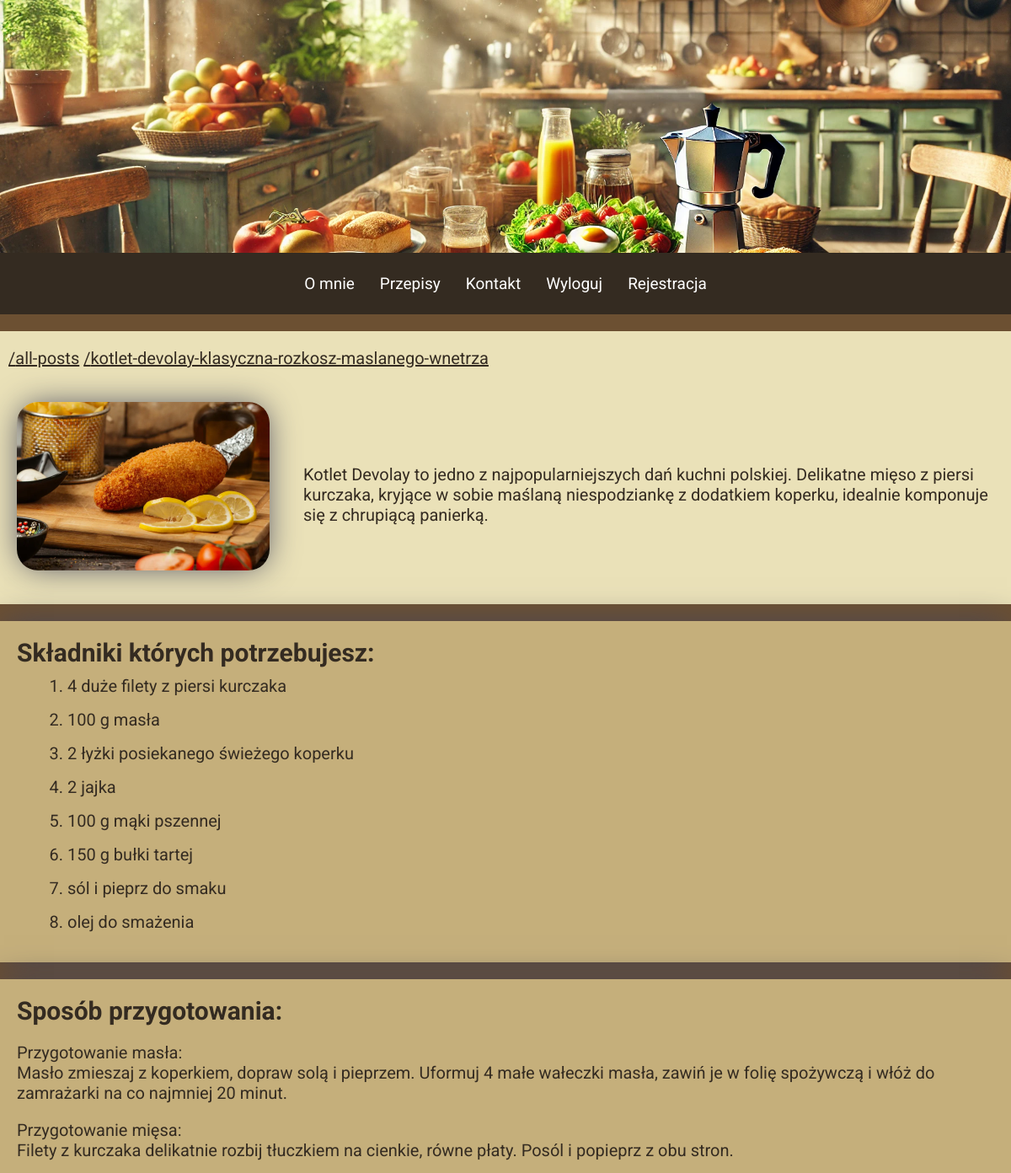
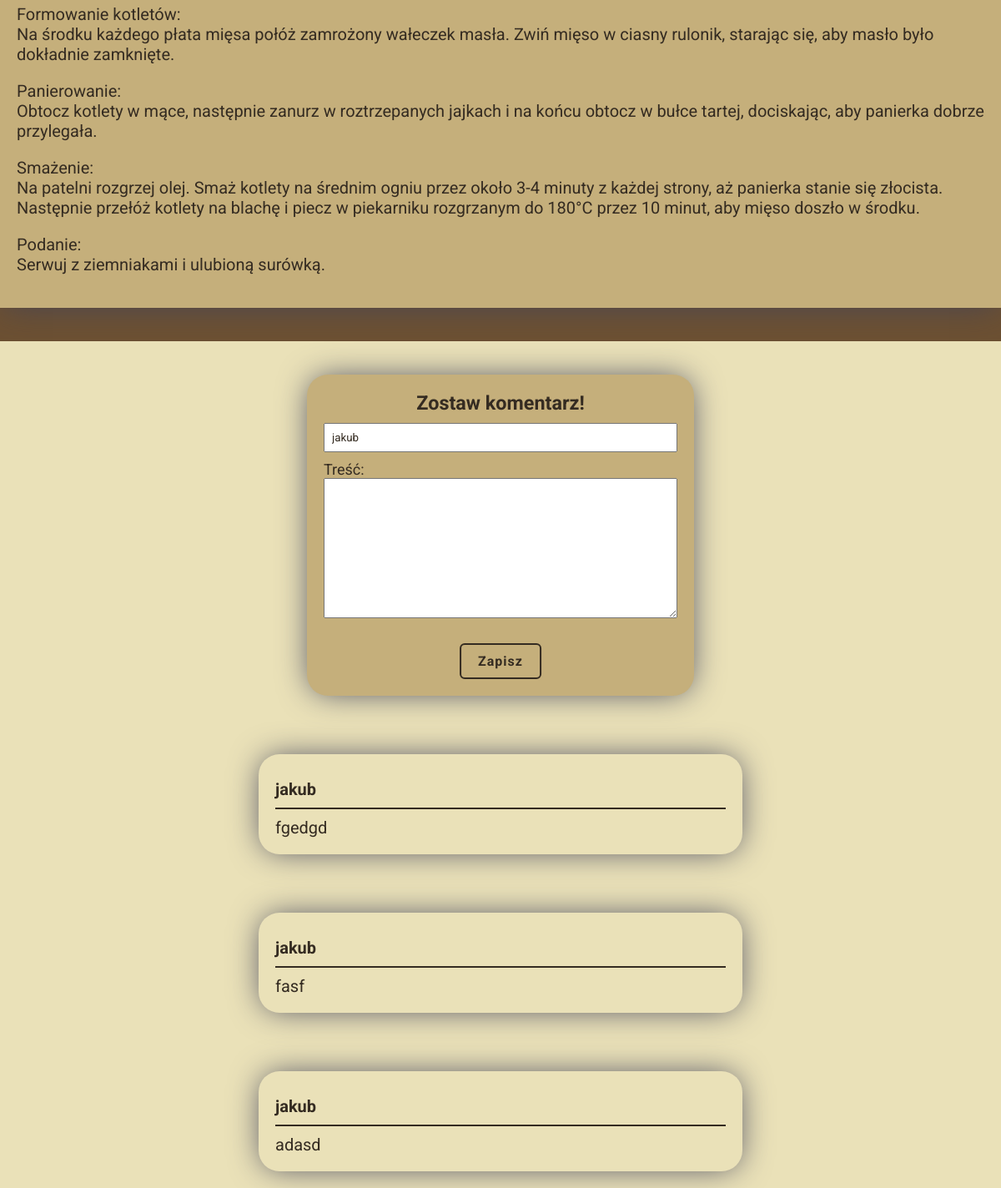
/all-posts/kotlet-devolay-klasyczna-rozkosz-maslanego-wnetrza (signed in), run on the app's committed database (2 pictures, top to bottom).
### blog/models.py (models this page shows, shortened)
class PostModel(models.Model):
    title = models.CharField(max_length=150, verbose_name="Tytuł:")
    author = models.ForeignKey(
        User, verbose_name=("Autor:"), on_delete=models.CASCADE)
    slug = models.SlugField(primary_key=True)
    date = models.DateField(auto_now_add=True, verbose_name="Data:")
    excerpt = models.TextField(verbose_name="skrót", validators=[
                               MinLengthValidator, MaxLengthValidator(250)])
    ingredients = models.TextField(
        validators=[MinLengthValidator(5)], verbose_name="Składniki:", null=True)
    prepare = models.TextField(
        validators=[MinLengthValidator(5)], verbose_name="Sposób przygotowania:", null=True)
    image = models.ImageField(upload_to="dishes")
    tags = models.ManyToManyField(TagModel, verbose_name=("Tag:"))
    class Meta:
        verbose_name_plural = "Posty"

class UserCommentModel(models.Model):
    user = models.ForeignKey(
        User, verbose_name="Użytkownik:", on_delete=models.CASCADE)
    content = models.TextField(verbose_name="Treść:", null=False)
    post = models.ForeignKey(
        PostModel, verbose_name="Post:", on_delete=models.CASCADE, related_name="comments")
    class Meta:
        verbose_name_plural = "Komentarze"

### blog/views.py (the view)
# urls.py: path("all-posts/<slug:slug>", views.PostView.as_view(), name="post"),
class PostView(DetailView):
    model = PostModel
    context_object_name = "post"
    template_name = "blog/post_detail.html"
    login_form = LoginUserForm()
    comment_form = UserCommentForm()
    def breadcrubs_generator(self, path):
        home_url = reverse("main_page")
        path_splited = path.strip("/").split("/")
        paths = {}
        pre_path = ""
        for path in path_splited:
            pre_path += f"/{path}"
            paths[path] = pre_path
        return paths
    def get_context_data(self, **kwargs):
        context = super().get_context_data(**kwargs)
        context["ingredients"] = self.object.ingredients.split("\n")
        context["breadcrumbs"] = self.breadcrubs_generator(self.request.path)
        context["comments"] = self.object.comments.all().order_by("-pk")
        login_form_data = self.request.session.pop("login_form_data", None)
        if login_form_data:
            self.login_form = LoginUserForm(login_form_data)
        if self.request.user.is_authenticated:
            comment_form_data = self.request.session.pop(
                "comment_form_data", None)
            print(comment_form_data)
            if comment_form_data:
                self.comment_form = UserCommentForm(comment_form_data)
            context["form"] = self.comment_form
        else:
            context["form"] = self.login_form
        return context

### blog/forms.py (shortened to what this page needs)
class UserCommentForm(forms.ModelForm):
    class Meta:
        model = UserCommentModel
        fields = ["content"]

### blog/templates/blog/post_detail.html (shortened to what this page needs)
{% extends "base.html" %}
{% load static %}
{% block style %}
    <link rel="stylesheet" href="{% static "blog/includes/forms.css" %}">
    <link rel="stylesheet" href="{% static "blog/post.css" %}">
{% endblock  %}
{% block content %}
    <section class="breadcrumbs">
        {% for name,value in breadcrumbs.items  %}
            <a href="{{value}}">/{{name}}</a>
        {% endfor %}
    </section>
    <section class="head_post">
            <img src="{{post.image.url}}" alt="{{post.title}}">
            <p>{{post.excerpt}}</p>
    </section>
    <section class="post_body">
        <div class="ingredients">
            <h2>Składniki których potrzebujesz:</h2>
            <ol>
                {% for ingredient in ingredients  %}
                        <li>{{ingredient}}</li>
                {% endfor %}
            </ol>
        </div>
        <div class="recipe">
            <h2>Sposób przygotowania:</h2>
            <p> {{post.prepare|linebreaks}}</p>
        </div>
    </section>
    <section class="comment-section ">
        {% if user.is_authenticated %}
            <div class="form">
                <h3>Zostaw komentarz!</h3>
                <form action="{% url "comment" %}" method="POST">
                    <div class="form-field">
                        <input type="text" name="username" value="{{ user.username }}" readonly>
                    </div>
                    <div class="form-field">
                        {{form.content.label_tag}}
                        {{form.content}}
                    </div>
                    <button class="btn">Zapisz</button>
                </form>
            </div>
        {% endif %}
        <div class="comments">
            {% for comment in comments%}
                <div class="comment">
                    <p class="user-name">{{comment.user}}</p>
                    <p class="comment-content">{{comment.content}}</p>
                </div>
            {% endfor %}
        </div>
    </section>
{% endblock  %}

### static/base.css (style rules this page uses)
:root { --primary-color: #EAE1B8; --secondary-color: #C5AF7B; --buttons-color: #9C7D4F; --text-color: #342B21; --second-text-color: #6C5032; --box-shadow: 0px 0px 38px -5px rgba(66, 68, 90, 1); }
* { box-sizing: border-box; margin: 0; padding: 0; font-family: "Roboto", serif; color: var(--text-color); }
body { background-color: var(--second-text-color); }
.btn { display: inline-block; font-size: .8rem; letter-spacing: 1px; font-weight: bold; padding: .5rem 1rem; margin-top: 1rem; margin-left: 50%; transform: translateX(-50%); color: var(--text-color); background-color: transparent; border: 2px solid var(--text-color); border-radius: 6px; transition: .4s ease; }
@media (min-width:400px) { html { font-size: 20px; } }
.comment { margin-top: 3.5rem; padding: 1rem; border-radius: 25px; -webkit-box-shadow: var(--box-shadow); -moz-box-shadow: var(--box-shadow); box-shadow: var(--box-shadow); }
.comment .user-name { display: block; font-weight: bold; margin: .5rem 0; }
.comment .user-name::after { content: ""; display: block; height: 2px; margin: .5rem 0; background-color: var(--text-color); }
@media (min-width: 425px) { .comments { width: 80%; margin: 0 auto; } }
@media (min-width:725px) { .comments { width: 60%; } }
@media (min-width: 1200px) { .comments { width: 50%; } }

### blog/static/blog/includes/forms.css (style rules this page uses)
.form { margin: 1rem 2rem; color: var(--text-color); background-color: var(--secondary-color); padding: 1rem; border-radius: 25px; -webkit-box-shadow: var(--box-shadow); -moz-box-shadow: var(--box-shadow); box-shadow: var(--box-shadow); }
.form-field { display: flex; flex-direction: column; margin: .5rem 0; }
.form label { font-size: .9rem; }
.form input, .form textarea { padding: .4rem; }
@media (min-width:570px) { .form { width: 60%; margin: 1rem auto; } }
@media (min-width:990px) { .form { width: 40% } }

### blog/static/blog/post.css (style rules this page uses)
.breadcrumbs { padding: 1rem .5rem; margin-top: 1rem; background-color: var(--primary-color); }
.head_post { margin-bottom: 1rem; padding: 1rem; background-color: var(--primary-color); }
.head_post::after { content: ""; clear: both; display: table; }
.head_post img, .ingredients, .recipe { -webkit-box-shadow: var(--box-shadow); -moz-box-shadow: var(--box-shadow); box-shadow: var(--box-shadow); }
.head_post img { float: left; width: 9rem; border-radius: 25px; margin-right: 1rem; margin-bottom: 1rem; }
.head_post P { margin-left: 1rem; }
.ingredients { background-color: var(--secondary-color); margin-bottom: 1rem; padding: 1rem; }
.ingredients ol { margin-left: 2rem; }
.ingredients li { margin-bottom: .5rem; }
.post_body h2 { margin-bottom: .5rem; }
.recipe { background-color: var(--secondary-color); padding: 1rem; margin-bottom: 2rem; }
.recipe p { margin: 1rem 0; }
.comment-section { padding: 1rem; background-color: var(--primary-color); }
.form h3 { text-align: center; }
.form textarea { min-height: 5rem; }
.comment { margin-top: 3.5rem; padding: 1rem; border-radius: 25px; -webkit-box-shadow: var(--box-shadow); -moz-box-shadow: var(--box-shadow); box-shadow: var(--box-shadow); }
.comment .user-name { display: block; font-weight: bold; margin: .5rem 0; }
.comment .user-name::after { content: ""; display: block; height: 2px; margin: .5rem 0; background-color: var(--text-color); }
@media (min-width: 425px) { .comments { width: 80%; margin: 0 auto; } }
@media (min-width: 570px) { .form { width: 90%; } }
@media (min-width:725px) { .head_post img { float: none; width: 15rem; } }
@media (min-width:725px) { .head_post { display: flex; align-items: center; } }
@media (min-width:725px) { .ingredients ol { margin-left: 3rem; } }
@media (min-width:725px) { .ingredients li { margin-bottom: .8rem; } }
@media (min-width:725px) { .form { width: 70%; } }
@media (min-width:725px) { .comments { width: 60%; } }
@media (min-width:900px) { .form { width: 50%; } }
@media (min-width: 1200px) { .form { width: 40%; } }
@media (min-width: 1200px) { .comments { width: 50%; } }

### data on the page
PostModel: image (picture), excerpt "Kotlet Devolay to jedno z najpopularniejszych dań kuchni polskiej. Delikatne mięso z piersi kurczaka, kryjące w sobie maślaną niespodziankę z dodatkiem koperku, idealnie komponuje się z chrupiącą panierką.", prepare "Przygotowanie masła: Masło zmieszaj z koperkiem, dopraw solą i pieprzem. Uformuj 4 małe wałeczki masła, zawiń je w folię spożywczą i włóż do zamrażarki na co najmniej 20 minut. Przygotowanie mięsa: Filety z kurczaka delikatnie rozbij tłuczkiem na cienkie, równe płaty. Posól i popieprz z obu stron. Formowanie kotletów: Na środku każdego płata mięsa połóż zamrożony wałeczek masła. Zwiń mięso w ciasny rulonik, starając się, aby masło było dokładnie zamknięte. Panierowanie: Obtocz kotlety w mące, następnie zanurz w roztrzepanych jajkach i na końcu obtocz w bułce tartej, dociskając, aby panierka dobrze przylegała. Smażenie: Na patelni rozgrzej olej. Smaż kotlety na średnim ogniu przez około 3-4…"
UserCommentModel: user "jakub", content "fgedgd"
UserCommentModel: user "jakub", content "fasf"
UserCommentModel: user "jakub", content "adasd"

### other printed values
{{ name }} "all-posts" "kotlet-devolay-klasyczna-rozkosz-maslanego-wnetrza"
{{ ingredient }} "4 duże filety z piersi kurczaka" "100 g masła" "2 łyżki posiekanego świeżego koperku" "2 jajka" "100 g mąki pszennej" "150 g bułki tartej" "sól i pieprz do smaku" "olej do smażenia"
